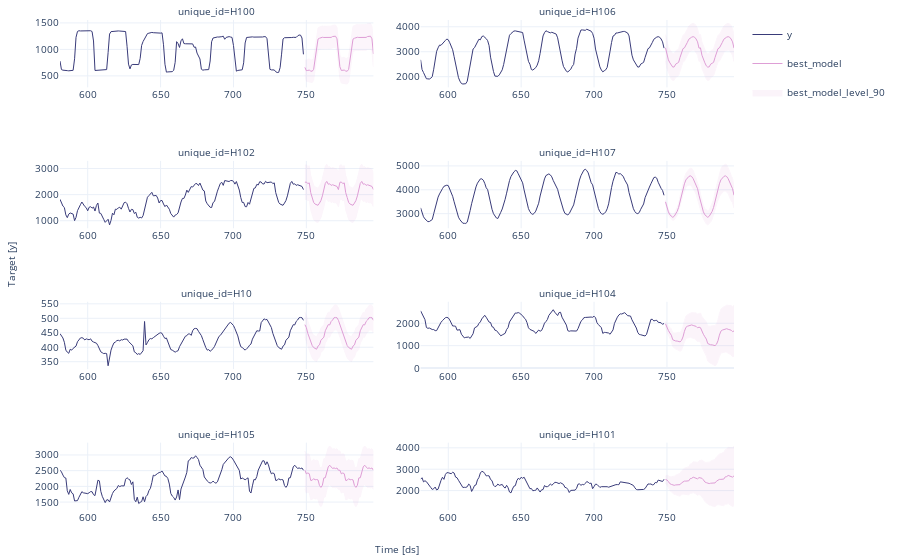

Notebook code cell kept with this figure:
### Markdown cell above
Plot the results.

### Code cell
sf.plot(Y_df, prod_forecasts_df, level=[90], engine='plotly')

### Figure 1 — Plotly figure (JSON) as saved in the notebook; plotly's stock layout.template omitted (floating-point values rounded to 4 significant figures; data arrays with more than 128 entries replaced by an {"elided": "..."} marker saying what was removed)
{"data": [{"legendgroup": "y", "line": {"color": "#393b79", "width": 1}, "mode": "lines", "name": "y", "showlegend": true, "type": "scatter", "x": {"elided": "216 int values"}, "xaxis": "x", "y": {"elided": "216 int values"}, "yaxis": "y"}, {"legendgroup": "best_model", "line": {"color": "#de9ed6", "width": 1}, "mode": "lines", "name": "best_model", "showlegend": true, "type": "scatter", "x": {"elided": "216 int values"}, "xaxis": "x", "y": {"elided": "216 float values"}, "yaxis": "y"}, {"fill": "toself", "fillcolor": "#de9ed6", "legendgroup": "best_model_level_90", "line": {"color": "#de9ed6", "width": 1}, "mode": "lines", "name": "best_model_level_90", "opacity": 0.1, "showlegend": true, "type": "scatter", "x": {"elided": "432 int values"}, "xaxis": "x", "y": {"elided": "432 float values"}, "yaxis": "y"}, {"legendgroup": "y", "line": {"color": "#393b79", "width": 1}, "mode": "lines", "name": "y", "showlegend": false, "type": "scatter", "x": {"elided": "216 int values"}, "xaxis": "x2", "y": {"elided": "216 int values"}, "yaxis": "y2"}, {"legendgroup": "best_model", "line": {"color": "#de9ed6", "width": 1}, "mode": "lines", "name": "best_model", "showlegend": false, "type": "scatter", "x": {"elided": "216 int values"}, "xaxis": "x2", "y": {"elided": "216 int values"}, "yaxis": "y2"}, {"fill": "toself", "fillcolor": "#de9ed6", "legendgroup": "best_model_level_90", "line": {"color": "#de9ed6", "width": 1}, "mode": "lines", "name": "best_model_level_90", "opacity": 0.1, "showlegend": false, "type": "scatter", "x": {"elided": "432 int values"}, "xaxis": "x2", "y": {"elided": "432 float values"}, "yaxis": "y2"}, {"legendgroup": "y", "line": {"color": "#393b79", "width": 1}, "mode": "lines", "name": "y", "showlegend": false, "type": "scatter", "x": {"elided": "216 int values"}, "xaxis": "x3", "y": {"elided": "216 int values"}, "yaxis": "y3"}, {"legendgroup": "best_model", "line": {"color": "#de9ed6", "width": 1}, "mode": "lines", "name": "best_model", "showlegend": false, "type": "scatter", "x": {"elided": "216 int values"}, "xaxis": "x3", "y": {"elided": "216 int values"}, "yaxis": "y3"}, {"fill": "toself", "fillcolor": "#de9ed6", "legendgroup": "best_model_level_90", "line": {"color": "#de9ed6", "width": 1}, "mode": "lines", "name": "best_model_level_90", "opacity": 0.1, "showlegend": false, "type": "scatter", "x": {"elided": "432 int values"}, "xaxis": "x3", "y": {"elided": "432 float values"}, "yaxis": "y3"}, {"legendgroup": "y", "line": {"color": "#393b79", "width": 1}, "mode": "lines", "name": "y", "showlegend": false, "type": "scatter", "x": {"elided": "216 int values"}, "xaxis": "x4", "y": {"elided": "216 int values"}, "yaxis": "y4"}, {"legendgroup": "best_model", "line": {"color": "#de9ed6", "width": 1}, "mode": "lines", "name": "best_model", "showlegend": false, "type": "scatter", "x": {"elided": "216 int values"}, "xaxis": "x4", "y": {"elided": "216 float values"}, "yaxis": "y4"}, {"fill": "toself", "fillcolor": "#de9ed6", "legendgroup": "best_model_level_90", "line": {"color": "#de9ed6", "width": 1}, "mode": "lines", "name": "best_model_level_90", "opacity": 0.1, "showlegend": false, "type": "scatter", "x": {"elided": "432 int values"}, "xaxis": "x4", "y": {"elided": "432 float values"}, "yaxis": "y4"}, {"legendgroup": "y", "line": {"color": "#393b79", "width": 1}, "mode": "lines", "name": "y", "showlegend": false, "type": "scatter", "x": {"elided": "216 int values"}, "xaxis": "x5", "y": {"elided": "216 int values"}, "yaxis": "y5"}, {"legendgroup": "best_model", "line": {"color": "#de9ed6", "width": 1}, "mode": "lines", "name": "best_model", "showlegend": false, "type": "scatter", "x": {"elided": "216 int values"}, "xaxis": "x5", "y": {"elided": "216 int values"}, "yaxis": "y5"}, {"fill": "toself", "fillcolor": "#de9ed6", "legendgroup": "best_model_level_90", "line": {"color": "#de9ed6", "width": 1}, "mode": "lines", "name": "best_model_level_90", "opacity": 0.1, "showlegend": false, "type": "scatter", "x": {"elided": "432 int values"}, "xaxis": "x5", "y": {"elided": "432 float values"}, "yaxis": "y5"}, {"legendgroup": "y", "line": {"color": "#393b79", "width": 1}, "mode": "lines", "name": "y", "showlegend": false, "type": "scatter", "x": {"elided": "216 int values"}, "xaxis": "x6", "y": {"elided": "216 int values"}, "yaxis": "y6"}, {"legendgroup": "best_model", "line": {"color": "#de9ed6", "width": 1}, "mode": "lines", "name": "best_model", "showlegend": false, "type": "scatter", "x": {"elided": "216 int values"}, "xaxis": "x6", "y": {"elided": "216 float values"}, "yaxis": "y6"}, {"fill": "toself", "fillcolor": "#de9ed6", "legendgroup": "best_model_level_90", "line": {"color": "#de9ed6", "width": 1}, "mode": "lines", "name": "best_model_level_90", "opacity": 0.1, "showlegend": false, "type": "scatter", "x": {"elided": "432 int values"}, "xaxis": "x6", "y": {"elided": "432 float values"}, "yaxis": "y6"}, {"legendgroup": "y", "line": {"color": "#393b79", "width": 1}, "mode": "lines", "name": "y", "showlegend": false, "type": "scatter", "x": {"elided": "216 int values"}, "xaxis": "x7", "y": {"elided": "216 int values"}, "yaxis": "y7"}, {"legendgroup": "best_model", "line": {"color": "#de9ed6", "width": 1}, "mode": "lines", "name": "best_model", "showlegend": false, "type": "scatter", "x": {"elided": "216 int values"}, "xaxis": "x7", "y": {"elided": "216 int values"}, "yaxis": "y7"}, {"fill": "toself", "fillcolor": "#de9ed6", "legendgroup": "best_model_level_90", "line": {"color": "#de9ed6", "width": 1}, "mode": "lines", "name": "best_model_level_90", "opacity": 0.1, "showlegend": false, "type": "scatter", "x": {"elided": "432 int values"}, "xaxis": "x7", "y": {"elided": "432 float values"}, "yaxis": "y7"}, {"legendgroup": "y", "line": {"color": "#393b79", "width": 1}, "mode": "lines", "name": "y", "showlegend": false, "type": "scatter", "x": {"elided": "216 int values"}, "xaxis": "x8", "y": {"elided": "216 int values"}, "yaxis": "y8"}, {"legendgroup": "best_model", "line": {"color": "#de9ed6", "width": 1}, "mode": "lines", "name": "best_model", "showlegend": false, "type": "scatter", "x": {"elided": "216 int values"}, "xaxis": "x8", "y": {"elided": "216 float values"}, "yaxis": "y8"}, {"fill": "toself", "fillcolor": "#de9ed6", "legendgroup": "best_model_level_90", "line": {"color": "#de9ed6", "width": 1}, "mode": "lines", "name": "best_model_level_90", "opacity": 0.1, "showlegend": false, "type": "scatter", "x": {"elided": "432 int values"}, "xaxis": "x8", "y": {"elided": "432 float values"}, "yaxis": "y8"}], "layout": {"annotations": [{"font": {"size": 10}, "showarrow": false, "text": "unique_id=H100", "x": 0.2325, "xanchor": "center", "xref": "paper", "y": 1, "yanchor": "bottom", "yref": "paper"}, {"font": {"size": 10}, "showarrow": false, "text": "unique_id=H106", "x": 0.7675, "xanchor": "center", "xref": "paper", "y": 1, "yanchor": "bottom", "yref": "paper"}, {"font": {"size": 10}, "showarrow": false, "text": "unique_id=H102", "x": 0.2325, "xanchor": "center", "xref": "paper", "y": 0.7125, "yanchor": "bottom", "yref": "paper"}, {"font": {"size": 10}, "showarrow": false, "text": "unique_id=H107", "x": 0.7675, "xanchor": "center", "xref": "paper", "y": 0.7125, "yanchor": "bottom", "yref": "paper"}, {"font": {"size": 10}, "showarrow": false, "text": "unique_id=H10", "x": 0.2325, "xanchor": "center", "xref": "paper", "y": 0.425, "yanchor": "bottom", "yref": "paper"}, {"font": {"size": 10}, "showarrow": false, "text": "unique_id=H104", "x": 0.7675, "xanchor": "center", "xref": "paper", "y": 0.425, "yanchor": "bottom", "yref": "paper"}, {"font": {"size": 10}, "showarrow": false, "text": "unique_id=H105", "x": 0.2325, "xanchor": "center", "xref": "paper", "y": 0.1375, "yanchor": "bottom", "yref": "paper"}, {"font": {"size": 10}, "showarrow": false, "text": "unique_id=H101", "x": 0.7675, "xanchor": "center", "xref": "paper", "y": 0.1375, "yanchor": "bottom", "yref": "paper"}, {"font": {"size": 10}, "showarrow": false, "text": "Time [ds]", "x": 0.5, "xanchor": "center", "xref": "paper", "y": 0, "yanchor": "top", "yref": "paper", "yshift": -30}, {"font": {"size": 10}, "showarrow": false, "text": "Target [y]", "textangle": -90, "x": 0, "xanchor": "right", "xref": "paper", "xshift": -40, "y": 0.5, "yanchor": "middle", "yref": "paper"}], "autosize": true, "font": {"size": 10}, "margin": {"b": 50, "l": 60, "r": 10, "t": 20}, "xaxis": {"anchor": "y", "autorange": true, "domain": [0, 0.465], "range": [581, 796], "showticklabels": true, "type": "linear", "visible": true}, "xaxis2": {"anchor": "y2", "autorange": true, "domain": [0.535, 1.0], "range": [581, 796], "showticklabels": true, "type": "linear", "visible": true}, "xaxis3": {"anchor": "y3", "autorange": true, "domain": [0, 0.465], "range": [581, 796], "showticklabels": true, "type": "linear", "visible": true}, "xaxis4": {"anchor": "y4", "autorange": true, "domain": [0.535, 1.0], "range": [581, 796], "showticklabels": true, "type": "linear", "visible": true}, "xaxis5": {"anchor": "y5", "autorange": true, "domain": [0, 0.465], "range": [581, 796], "showticklabels": true, "type": "linear", "visible": true}, "xaxis6": {"anchor": "y6", "autorange": true, "domain": [0.535, 1.0], "range": [581, 796], "showticklabels": true, "type": "linear", "visible": true}, "xaxis7": {"anchor": "y7", "autorange": true, "domain": [0, 0.465], "range": [581, 796], "showticklabels": true, "type": "linear", "visible": true}, "xaxis8": {"anchor": "y8", "autorange": true, "domain": [0.535, 1.0], "range": [581, 796], "showticklabels": true, "type": "linear", "visible": true}, "yaxis": {"anchor": "x", "autorange": true, "domain": [0.8625, 1], "range": [283.2, 1555.0], "type": "linear"}, "yaxis2": {"anchor": "x2", "autorange": true, "domain": [0.8625, 1], "range": [1572.0, 4272.0], "type": "linear"}, "yaxis3": {"anchor": "x3", "autorange": true, "domain": [0.575, 0.7125], "range": [711.9, 3293.0], "type": "linear"}, "yaxis4": {"anchor": "x4", "autorange": true, "domain": [0.575, 0.7125], "range": [2389.0, 5212.0], "type": "linear"}, "yaxis5": {"anchor": "x5", "autorange": true, "domain": [0.2875, 0.425], "range": [324.4, 557.2], "type": "linear"}, "yaxis6": {"anchor": "x6", "autorange": true, "domain": [0.2875, 0.425], "range": [-46.01, 2958.0], "type": "linear"}, "yaxis7": {"anchor": "x7", "autorange": true, "domain": [0, 0.1375], "range": [1248.0, 3392.0], "type": "linear"}, "yaxis8": {"anchor": "x8", "autorange": true, "domain": [0, 0.1375], "range": [1093.0, 4243.0], "type": "linear"}}}
